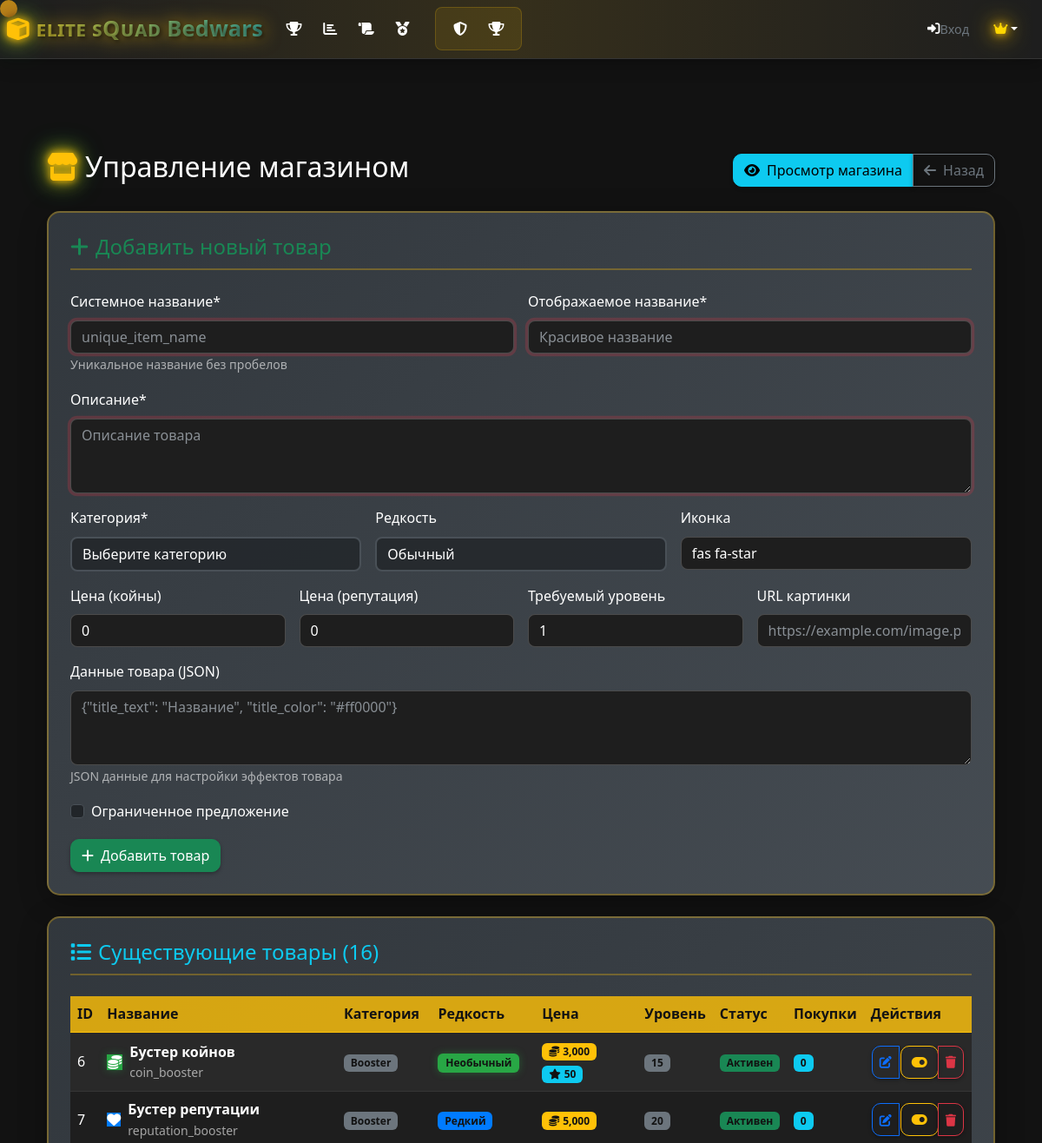
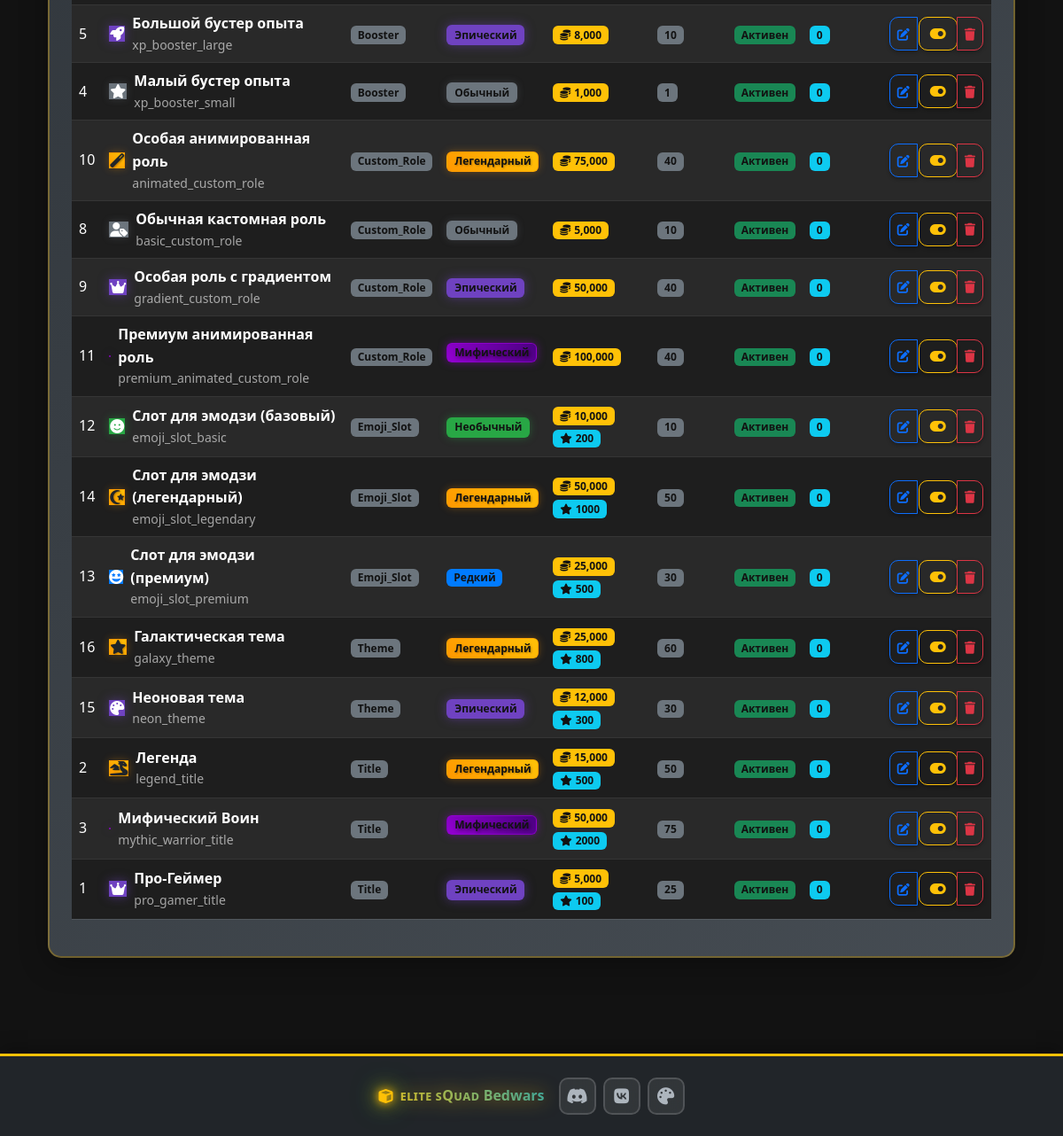
The page /admin/shop (signed in) on the database its author committed (2 pictures, top to bottom).
### models.py (models this page shows, shortened)
class ShopItem(db.Model):
    id = db.Column(db.Integer, primary_key=True)
    name = db.Column(db.String(100), nullable=False, unique=True)
    display_name = db.Column(db.String(200), nullable=False)
    description = db.Column(db.Text, nullable=False)
    category = db.Column(db.String(50), nullable=False)  # title, booster, theme, gradient, avatar, cursor
    price_coins = db.Column(db.Integer, default=0, nullable=False)
    price_reputation = db.Column(db.Integer, default=0, nullable=False)
    unlock_level = db.Column(db.Integer, default=1, nullable=False)
    rarity = db.Column(db.String(20), default='common', nullable=False)
    icon = db.Column(db.String(50), default='fas fa-star', nullable=False)
    image_url = db.Column(db.String(500), nullable=True)  # URL for item image
    item_data = db.Column(db.Text, nullable=True)  # JSON data for item effects
    is_limited_time = db.Column(db.Boolean, default=False, nullable=False)
    is_active = db.Column(db.Boolean, default=True, nullable=False)
    created_at = db.Column(db.DateTime, default=datetime.utcnow)
    purchases = db.relationship('ShopPurchase', backref='item', lazy=True, cascade='all, delete-orphan')

### routes.py (the view)
@app.route('/admin/shop')
def admin_shop():
    if not session.get('is_admin'):
        flash('Доступ запрещён', 'error')
        return redirect(url_for('index'))
    shop_items = ShopItem.query.order_by(ShopItem.category, ShopItem.name).all()
    shop_items_data = []
    for item in shop_items:
        shop_items_data.append({
            'id': item.id,
            'name': item.name,
            'display_name': item.display_name,
            'description': item.description,
            'category': item.category,
            'price_coins': item.price_coins,
            'price_reputation': item.price_reputation,
            'unlock_level': item.unlock_level,
            'rarity': item.rarity,
            'icon': item.icon,
            'image_url': item.image_url,
            'item_data': item.item_data,
            'is_limited_time': item.is_limited_time,
            'is_active': item.is_active
        })
    return render_template('admin_shop.html', shop_items=shop_items, shop_items_data=shop_items_data)

### routes.py (called while the page is built)
@app.context_processor
def inject_current_player():
    current_player = None
    player_nickname = session.get('player_nickname')
    if player_nickname:
        current_player = Player.query.filter_by(nickname=player_nickname).first()
    if 'language' not in session:
        session['language'] = 'ru'
    return dict(current_player=current_player, current_language=session.get('language', 'ru'))

### templates/admin_shop.html (shortened to what this page needs)
{% extends "base.html" %}
{% block content %}
<div class="container-fluid py-4">
    <div class="d-flex justify-content-between align-items-center mb-4">
        <h2 class="page-title">
            <i class="fas fa-store text-warning me-2 glow-effect"></i>Управление магазином
        </h2>
        <div class="btn-group">
            <a href="{{ url_for('shop') }}" class="btn btn-info">
                <i class="fas fa-eye me-2"></i>Просмотр магазина
            </a>
            <a href="{{ url_for('admin') }}" class="btn btn-outline-secondary">
                <i class="fas fa-arrow-left me-2"></i>Назад
            </a>
        </div>
    </div>
    <div class="admin-form-card mb-4">
        <h4 class="text-success mb-4">
            <i class="fas fa-plus me-2"></i>Добавить новый товар
        </h4>
        <form method="POST" action="{{ url_for('admin_add_shop_item') }}">
            <div class="row g-3">
                <div class="col-md-6">
                    <label class="form-label">Системное название*</label>
                    <input type="text" class="form-control" name="name" required placeholder="unique_item_name">
                    <small class="text-muted">Уникальное название без пробелов</small>
                </div>
                <div class="col-md-6">
                    <label class="form-label">Отображаемое название*</label>
                    <input type="text" class="form-control" name="display_name" required placeholder="Красивое название">
                </div>
                <div class="col-12">
                    <label class="form-label">Описание*</label>
                    <textarea class="form-control" name="description" required placeholder="Описание товара" rows="3"></textarea>
                </div>
                <div class="col-md-4">
                    <label class="form-label">Категория*</label>
                    <select class="form-select" name="category" required>
                        <option value="">Выберите категорию</option>
                    </select>
                </div>
                <div class="col-md-4">
                    <label class="form-label">Редкость</label>
                    <select class="form-select" name="rarity" required>
                        <option value="common">Обычный</option>
                    </select>
                </div>
                <div class="col-md-4">
                    <label class="form-label">Иконка</label>
                    <input type="text" class="form-control" name="icon" value="fas fa-star" placeholder="fas fa-star">
                </div>
                <div class="col-md-3">
                    <label class="form-label">Цена (койны)</label>
                    <input type="number" class="form-control" name="price_coins" min="0" value="0">
                </div>
                <div class="col-md-3">
                    <label class="form-label">Цена (репутация)</label>
                    <input type="number" class="form-control" name="price_reputation" min="0" value="0">
                </div>
                <div class="col-md-3">
                    <label class="form-label">Требуемый уровень</label>
                    <input type="number" class="form-control" name="unlock_level" min="1" value="1">
                </div>
                <div class="col-md-3">
                    <label class="form-label">URL картинки</label>
                    <input type="url" class="form-control" name="image_url" placeholder="https://example.com/image.png">
                </div>
                <div class="col-12">
                    <label class="form-label">Данные товара (JSON)</label>
                    <textarea class="form-control" name="item_data" placeholder='{"title_text": "Название", "title_color": "#ff0000"}' rows="3"></textarea>
                    <small class="text-muted">JSON данные для настройки эффектов товара</small>
                </div>
                <div class="col-md-6">
                    <div class="form-check">
                        <input class="form-check-input" type="checkbox" name="is_limited_time" id="limitedTime">
                        <label class="form-check-label" for="limitedTime">
                            Ограниченное предложение
                        </label>
                    </div>
                </div>
                <div class="col-12">
                    <button type="submit" class="btn btn-success">
                        <i class="fas fa-plus me-2"></i>Добавить товар
                    </button>
                </div>
            </div>
        </form>
    </div>
    <div class="admin-form-card">
        <h4 class="text-info mb-4">
            <i class="fas fa-list me-2"></i>Существующие товары ({{ shop_items|length }})
        </h4>
        {% if shop_items %}
        <div class="table-responsive">
            <table class="table table-dark table-striped">
                <thead class="table-warning">
                    <tr>
                        <th>ID</th>
                        <th>Название</th>
                        <th>Категория</th>
                        <th>Редкость</th>
                        <th>Цена</th>
                        <th>Уровень</th>
                        <th>Статус</th>
                        <th>Покупки</th>
                        <th>Действия</th>
                    </tr>
                </thead>
                <tbody>
                    {% for item in shop_items %}
                    <tr>
                        <td>{{ item.id }}</td>
                        <td>
                            <div class="d-flex align-items-center">
                                <i class="{{ item.icon }} me-2 rarity-{{ item.rarity }}"></i>
                                <div>
                                    <div class="fw-bold">{{ item.display_name }}</div>
                                    <div class="text-muted small">{{ item.name }}</div>
                                </div>
                            </div>
                        </td>
                        <td>
                            <span class="badge bg-secondary">{{ item.category.title() }}</span>
                        </td>
                        <td>
                            <span class="badge rarity-{{ item.rarity }}">
                                {% if item.rarity == 'common' %}Обычный
                                {% elif item.rarity == 'uncommon' %}Необычный
                                {% elif item.rarity == 'rare' %}Редкий
                                {% elif item.rarity == 'epic' %}Эпический
                                {% elif item.rarity == 'legendary' %}Легендарный
                                {% elif item.rarity == 'mythic' %}Мифический
                                {% endif %}
                            </span>
                        </td>
                        <td>
                            {% if item.price_coins > 0 %}
                                <span class="badge bg-warning text-dark">
                                    <i class="fas fa-coins me-1"></i>{{ "{:,}".format(item.price_coins) }}
                                </span>
                            {% endif %}
                            {% if item.price_reputation > 0 %}
                                <span class="badge bg-info">
                                    <i class="fas fa-star me-1"></i>{{ item.price_reputation }}
                                </span>
                            {% endif %}
                        </td>
                        <td>
                            <span class="badge bg-secondary">{{ item.unlock_level }}</span>
                        </td>
                        <td>
                            {% if item.is_active %}
                                <span class="badge bg-success">Активен</span>
                            {% else %}
                                <span class="badge bg-danger">Неактивен</span>
                            {% endif %}
                        </td>
                        <td>
                            <span class="badge bg-info">{{ item.purchases|length }}</span>
                        </td>
                        <td>
                            <div class="btn-group btn-group-sm">
                                <button class="btn btn-outline-primary" onclick="editItem({{ item.id }})" title="Редактировать">
                                    <i class="fas fa-edit"></i>
                                </button>
                                <form method="POST" action="{{ url_for('admin_toggle_shop_item', item_id=item.id) }}" style="display: inline;">
                                    <button type="submit" class="btn btn-outline-warning" title="Переключить статус">
                                        <i class="fas fa-toggle-{{ 'on' if item.is_active else 'off' }}"></i>
                                    </button>
                                </form>
                                <button class="btn btn-outline-danger" onclick="confirmDeleteItem({{ item.id }}, '{{ item.display_name }}')" title="Удалить">
                                    <i class="fas fa-trash"></i>
                                </button>
                            </div>
                        </td>
                    </tr>
                    {% endfor %}
                </tbody>
            </table>
        </div>
        {% else %}
        <div class="text-center py-4">
            <i class="fas fa-box-open fa-3x text-muted mb-3"></i>
            <h5 class="text-muted">Магазин пуст</h5>
            <p class="text-muted">Добавьте первый товар используя форму выше</p>
        </div>
        {% endif %}
    </div>
</div>
{% endblock %}

### rows shown on the page
ShopItem: id "6", display_name "Бустер койнов", name "coin_booster", category "Booster", rarity "Необычный", price_coins "3,000", price_reputation "50", unlock_level "15", is_active "Активен", purchases|length "0"
ShopItem: id "7", display_name "Бустер репутации", name "reputation_booster", category "Booster", rarity "Редкий", price_coins "5,000", unlock_level "20", is_active "Активен", purchases|length "0"
ShopItem: id "5", display_name "Большой бустер опыта", name "xp_booster_large", category "Booster", rarity "Эпический", price_coins "8,000", unlock_level "10", is_active "Активен", purchases|length "0"
ShopItem: id "4", display_name "Малый бустер опыта", name "xp_booster_small", category "Booster", rarity "Обычный", price_coins "1,000", unlock_level "1", is_active "Активен", purchases|length "0"
ShopItem: id "10", display_name "Особая анимированная роль", name "animated_custom_role", category "Custom_Role", rarity "Легендарный", price_coins "75,000", unlock_level "40", is_active "Активен", purchases|length "0"
ShopItem: id "8", display_name "Обычная кастомная роль", name "basic_custom_role", category "Custom_Role", rarity "Обычный", price_coins "5,000", unlock_level "10", is_active "Активен", purchases|length "0"
ShopItem: id "9", display_name "Особая роль с градиентом", name "gradient_custom_role", category "Custom_Role", rarity "Эпический", price_coins "50,000", unlock_level "40", is_active "Активен", purchases|length "0"
ShopItem: id "11", display_name "Премиум анимированная роль", name "premium_animated_custom_role", category "Custom_Role", rarity "Мифический", price_coins "100,000", unlock_level "40", is_active "Активен", purchases|length "0"
ShopItem: id "12", display_name "Слот для эмодзи (базовый)", name "emoji_slot_basic", category "Emoji_Slot", rarity "Необычный", price_coins "10,000", price_reputation "200", unlock_level "10", is_active "Активен", purchases|length "0"
ShopItem: id "14", display_name "Слот для эмодзи (легендарный)", name "emoji_slot_legendary", category "Emoji_Slot", rarity "Легендарный", price_coins "50,000", price_reputation "1000", unlock_level "50", is_active "Активен", purchases|length "0"
ShopItem: id "13", display_name "Слот для эмодзи (премиум)", name "emoji_slot_premium", category "Emoji_Slot", rarity "Редкий", price_coins "25,000", price_reputation "500", unlock_level "30", is_active "Активен", purchases|length "0"
ShopItem: id "16", display_name "Галактическая тема", name "galaxy_theme", category "Theme", rarity "Легендарный", price_coins "25,000", price_reputation "800", unlock_level "60", is_active "Активен", purchases|length "0"
ShopItem: id "15", display_name "Неоновая тема", name "neon_theme", category "Theme", rarity "Эпический", price_coins "12,000", price_reputation "300", unlock_level "30", is_active "Активен", purchases|length "0"
ShopItem: id "2", display_name "Легенда", name "legend_title", category "Title", rarity "Легендарный", price_coins "15,000", price_reputation "500", unlock_level "50", is_active "Активен", purchases|length "0"
ShopItem: id "3", display_name "Мифический Воин", name "mythic_warrior_title", category "Title", rarity "Мифический", price_coins "50,000", price_reputation "2000", unlock_level "75", is_active "Активен", purchases|length "0"
ShopItem: id "1", display_name "Про-Геймер", name "pro_gamer_title", category "Title", rarity "Эпический", price_coins "5,000", price_reputation "100", unlock_level "25", is_active "Активен", purchases|length "0"

### other values the page prints
{{ 'login'|t }} "Вход"
{{ shop_items|length }} "16"
